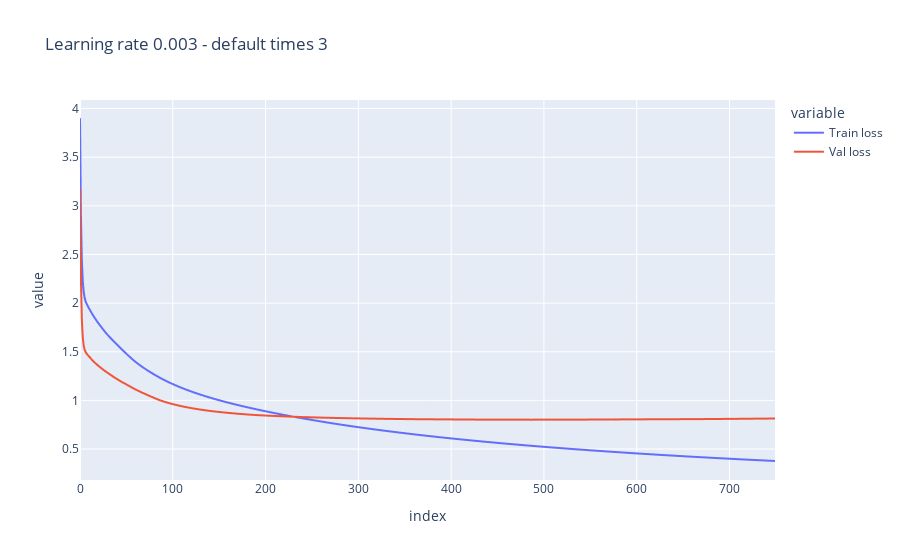
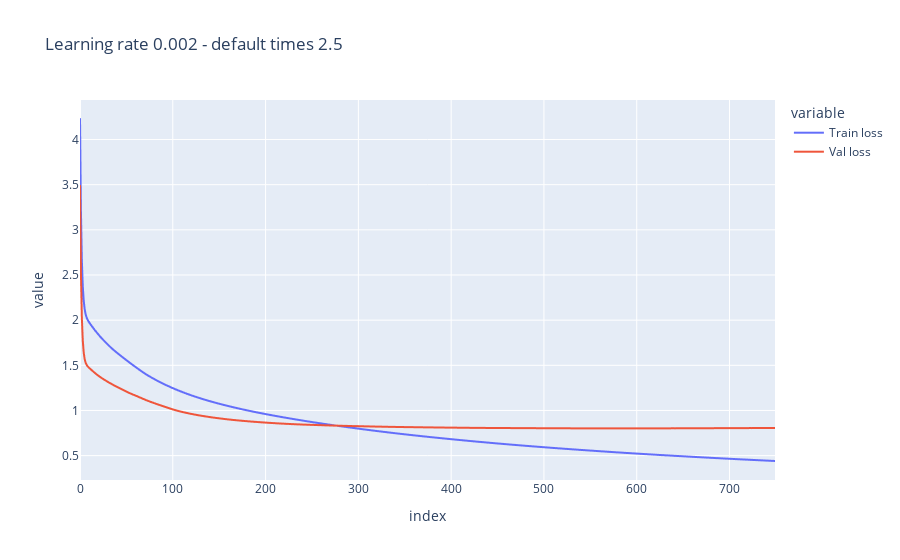
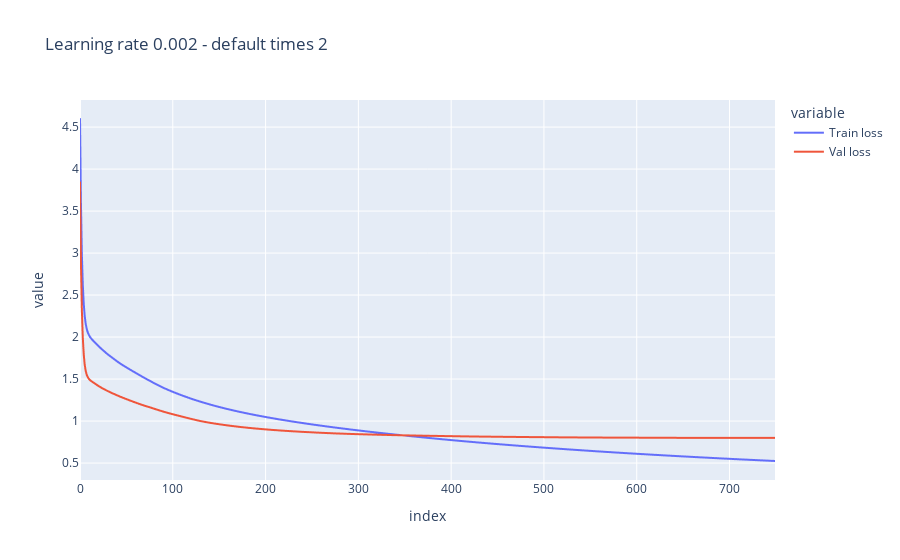

The notebook cell saved with these charts, in order:
### Markdown cell above
The examples above are educational, but the values are too extreme to determine the right value. Optimal learning rate should probably be higher than 0.001 but much lower than 0.01

### Code cell
hyperparameters_to_experiment = (
    NetworkParameters("Learning rate 0.003 - default times 3", 0.003, FIRST_NETWORK_PARAMETERS.hidden_layer_sizes, FIRST_NETWORK_PARAMETERS.alpha),
    NetworkParameters("Learning rate 0.002 - default times 2.5", 0.0025, FIRST_NETWORK_PARAMETERS.hidden_layer_sizes, FIRST_NETWORK_PARAMETERS.alpha),
    NetworkParameters("Learning rate 0.002 - default times 2", 0.002, FIRST_NETWORK_PARAMETERS.hidden_layer_sizes, FIRST_NETWORK_PARAMETERS.alpha),
)

for param_set in hyperparameters_to_experiment:
    plot_metrics(param_set)

### Figure 1 — Plotly figure (JSON) as saved in the notebook; plotly's stock layout.template omitted (floating-point values rounded to 4 significant figures; data arrays with more than 128 entries replaced by an {"elided": "..."} marker saying what was removed)
{"data": [{"hovertemplate": "variable=Train loss<br>index=%{x}<br>value=%{y}<extra></extra>", "legendgroup": "Train loss", "line": {"color": "#636efa", "dash": "solid"}, "marker": {"symbol": "circle"}, "mode": "lines", "name": "Train loss", "showlegend": true, "type": "scattergl", "x": {"elided": "750 int values"}, "xaxis": "x", "y": {"elided": "750 float values"}, "yaxis": "y"}, {"hovertemplate": "variable=Val loss<br>index=%{x}<br>value=%{y}<extra></extra>", "legendgroup": "Val loss", "line": {"color": "#EF553B", "dash": "solid"}, "marker": {"symbol": "circle"}, "mode": "lines", "name": "Val loss", "showlegend": true, "type": "scattergl", "x": {"elided": "750 int values"}, "xaxis": "x", "y": {"elided": "750 float values"}, "yaxis": "y"}], "layout": {"legend": {"title": {"text": "variable"}, "tracegroupgap": 0}, "title": {"text": "Learning rate 0.003 - default times 3"}, "xaxis": {"anchor": "y", "domain": [0, 1], "title": {"text": "index"}}, "yaxis": {"anchor": "x", "domain": [0, 1], "title": {"text": "value"}}}}

### Figure 2 — Plotly figure (JSON) as saved in the notebook; plotly's stock layout.template omitted (floating-point values rounded to 4 significant figures; data arrays with more than 128 entries replaced by an {"elided": "..."} marker saying what was removed)
{"data": [{"hovertemplate": "variable=Train loss<br>index=%{x}<br>value=%{y}<extra></extra>", "legendgroup": "Train loss", "line": {"color": "#636efa", "dash": "solid"}, "marker": {"symbol": "circle"}, "mode": "lines", "name": "Train loss", "showlegend": true, "type": "scattergl", "x": {"elided": "750 int values"}, "xaxis": "x", "y": {"elided": "750 float values"}, "yaxis": "y"}, {"hovertemplate": "variable=Val loss<br>index=%{x}<br>value=%{y}<extra></extra>", "legendgroup": "Val loss", "line": {"color": "#EF553B", "dash": "solid"}, "marker": {"symbol": "circle"}, "mode": "lines", "name": "Val loss", "showlegend": true, "type": "scattergl", "x": {"elided": "750 int values"}, "xaxis": "x", "y": {"elided": "750 float values"}, "yaxis": "y"}], "layout": {"legend": {"title": {"text": "variable"}, "tracegroupgap": 0}, "title": {"text": "Learning rate 0.002 - default times 2.5"}, "xaxis": {"anchor": "y", "domain": [0, 1], "title": {"text": "index"}}, "yaxis": {"anchor": "x", "domain": [0, 1], "title": {"text": "value"}}}}

### Figure 3 — Plotly figure (JSON) as saved in the notebook; plotly's stock layout.template omitted (floating-point values rounded to 4 significant figures; data arrays with more than 128 entries replaced by an {"elided": "..."} marker saying what was removed)
{"data": [{"hovertemplate": "variable=Train loss<br>index=%{x}<br>value=%{y}<extra></extra>", "legendgroup": "Train loss", "line": {"color": "#636efa", "dash": "solid"}, "marker": {"symbol": "circle"}, "mode": "lines", "name": "Train loss", "showlegend": true, "type": "scattergl", "x": {"elided": "750 int values"}, "xaxis": "x", "y": {"elided": "750 float values"}, "yaxis": "y"}, {"hovertemplate": "variable=Val loss<br>index=%{x}<br>value=%{y}<extra></extra>", "legendgroup": "Val loss", "line": {"color": "#EF553B", "dash": "solid"}, "marker": {"symbol": "circle"}, "mode": "lines", "name": "Val loss", "showlegend": true, "type": "scattergl", "x": {"elided": "750 int values"}, "xaxis": "x", "y": {"elided": "750 float values"}, "yaxis": "y"}], "layout": {"legend": {"title": {"text": "variable"}, "tracegroupgap": 0}, "title": {"text": "Learning rate 0.002 - default times 2"}, "xaxis": {"anchor": "y", "domain": [0, 1], "title": {"text": "index"}}, "yaxis": {"anchor": "x", "domain": [0, 1], "title": {"text": "value"}}}}
